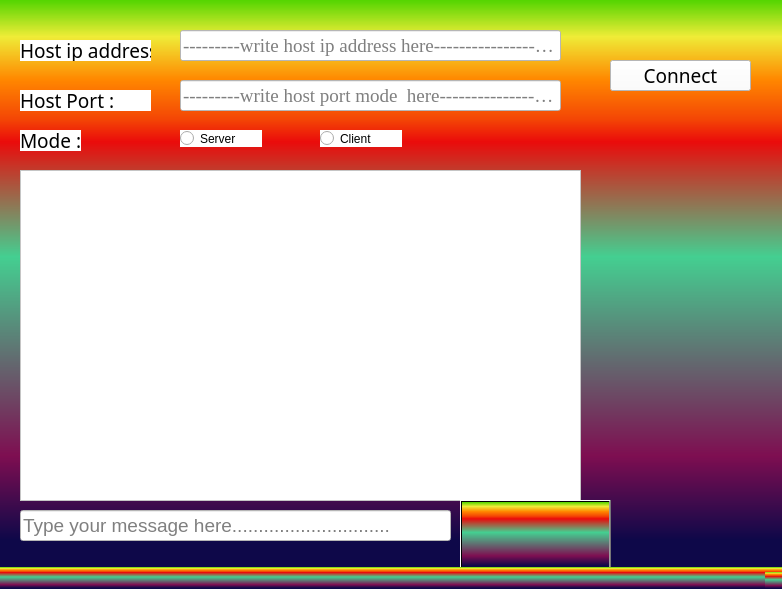
<?xml version="1.0" encoding="UTF-8"?>
<ui version="4.0">
 <class>MainWindow</class>
 <widget class="QMainWindow" name="MainWindow">
  <property name="geometry">
   <rect>
    <x>0</x>
    <y>0</y>
    <width>782</width>
    <height>589</height>
   </rect>
  </property>
  <property name="windowTitle">
   <string>Chatroom</string>
  </property>
  <property name="styleSheet">
   <string notr="true">background:qlineargradient(spread:pad, x1:0, y1:1, x2:0, y2:0, stop:0.05 rgba(14, 8, 73, 255), stop:0.19774 rgba(126, 14, 81, 255), stop:0.548023 rgba(68, 207, 145, 255), stop:0.75 rgba(234, 11, 11, 255), stop:0.79 rgba(244, 70, 5, 255), stop:0.86 rgba(255, 136, 0, 255), stop:0.935 rgba(239, 236, 55, 255), stop:1 rgba(82, 213, 0, 255))</string>
  </property>
  <widget class="QWidget" name="centralwidget">
   <widget class="QPlainTextEdit" name="messagearea">
    <property name="geometry">
     <rect>
      <x>20</x>
      <y>170</y>
      <width>561</width>
      <height>331</height>
     </rect>
    </property>
    <property name="styleSheet">
     <string notr="true">background-color: rgb(255, 255, 255);</string>
    </property>
   </widget>
   <widget class="QLineEdit" name="messagetxt">
    <property name="geometry">
     <rect>
      <x>20</x>
      <y>510</y>
      <width>431</width>
      <height>31</height>
     </rect>
    </property>
    <property name="font">
     <font>
      <pointsize>14</pointsize>
     </font>
    </property>
    <property name="styleSheet">
     <string notr="true">background-color: rgb(255, 255, 255);</string>
    </property>
    <property name="placeholderText">
     <string>Type your message here..............................</string>
    </property>
   </widget>
   <widget class="QPushButton" name="connectbtn">
    <property name="geometry">
     <rect>
      <x>610</x>
      <y>60</y>
      <width>141</width>
      <height>31</height>
     </rect>
    </property>
    <property name="font">
     <font>
      <family>Modern No. 20</family>
      <pointsize>14</pointsize>
     </font>
    </property>
    <property name="styleSheet">
     <string notr="true">background-color: rgb(255, 255, 255);</string>
    </property>
    <property name="text">
     <string>Connect</string>
    </property>
    <property name="checkable">
     <bool>false</bool>
    </property>
   </widget>
   <widget class="QLabel" name="connectlbl">
    <property name="geometry">
     <rect>
      <x>20</x>
      <y>40</y>
      <width>131</width>
      <height>21</height>
     </rect>
    </property>
    <property name="font">
     <font>
      <family>Modern No. 20</family>
      <pointsize>14</pointsize>
     </font>
    </property>
    <property name="styleSheet">
     <string notr="true">background-color: rgb(255, 255, 255);</string>
    </property>
    <property name="frameShape">
     <enum>QFrame::NoFrame</enum>
    </property>
    <property name="text">
     <string>Host ip address :</string>
    </property>
   </widget>
   <widget class="QLineEdit" name="connecttxt">
    <property name="geometry">
     <rect>
      <x>180</x>
      <y>30</y>
      <width>381</width>
      <height>31</height>
     </rect>
    </property>
    <property name="font">
     <font>
      <family>Times New Roman</family>
      <pointsize>14</pointsize>
     </font>
    </property>
    <property name="styleSheet">
     <string notr="true">background-color: rgb(255, 255, 255);</string>
    </property>
    <property name="placeholderText">
     <string>---------write host ip address here---------------------</string>
    </property>
   </widget>
   <widget class="QPushButton" name="sendbtn">
    <property name="geometry">
     <rect>
      <x>460</x>
      <y>500</y>
      <width>151</width>
      <height>71</height>
     </rect>
    </property>
    <property name="font">
     <font>
      <family>Modern No. 20</family>
      <pointsize>14</pointsize>
     </font>
    </property>
    <property name="styleSheet">
     <string notr="true">background:qlineargradient(spread:pad, x1:0, y1:1, x2:0, y2:0, stop:0.05 rgba(14, 8, 73, 255), stop:0.19774 rgba(126, 14, 81, 255), stop:0.548023 rgba(68, 207, 145, 255), stop:0.75 rgba(234, 11, 11, 255), stop:0.79 rgba(244, 70, 5, 255), stop:0.86 rgba(255, 136, 0, 255), stop:0.935 rgba(239, 236, 55, 255), stop:1 rgba(82, 213, 0, 255))</string>
    </property>
    <property name="text">
     <string/>
    </property>
    <property name="icon">
     <iconset theme="de"/>
    </property>
    <property name="iconSize">
     <size>
      <width>100</width>
      <height>100</height>
     </size>
    </property>
    <property name="shortcut">
     <string>Return</string>
    </property>
   </widget>
   <widget class="QLabel" name="modelbl">
    <property name="geometry">
     <rect>
      <x>20</x>
      <y>130</y>
      <width>61</width>
      <height>21</height>
     </rect>
    </property>
    <property name="font">
     <font>
      <family>Modern No. 20</family>
      <pointsize>14</pointsize>
     </font>
    </property>
    <property name="styleSheet">
     <string notr="true">background-color: rgb(255, 255, 255);</string>
    </property>
    <property name="frameShape">
     <enum>QFrame::NoFrame</enum>
    </property>
    <property name="text">
     <string>Mode :</string>
    </property>
   </widget>
   <widget class="QRadioButton" name="modeserver">
    <property name="geometry">
     <rect>
      <x>180</x>
      <y>130</y>
      <width>82</width>
      <height>17</height>
     </rect>
    </property>
    <property name="styleSheet">
     <string notr="true">background:rgb(255, 255, 255)</string>
    </property>
    <property name="text">
     <string>Server</string>
    </property>
   </widget>
   <widget class="QRadioButton" name="modeclient">
    <property name="geometry">
     <rect>
      <x>320</x>
      <y>130</y>
      <width>82</width>
      <height>17</height>
     </rect>
    </property>
    <property name="styleSheet">
     <string notr="true">background:rgb(255, 255, 255)</string>
    </property>
    <property name="text">
     <string>Client</string>
    </property>
   </widget>
   <widget class="QLineEdit" name="connecttxt_2">
    <property name="geometry">
     <rect>
      <x>180</x>
      <y>80</y>
      <width>381</width>
      <height>31</height>
     </rect>
    </property>
    <property name="font">
     <font>
      <family>Times New Roman</family>
      <pointsize>14</pointsize>
     </font>
    </property>
    <property name="styleSheet">
     <string notr="true">background-color: rgb(255, 255, 255);</string>
    </property>
    <property name="placeholderText">
     <string>---------write host port mode  here---------------------</string>
    </property>
   </widget>
   <widget class="QLabel" name="connectlbl_2">
    <property name="geometry">
     <rect>
      <x>20</x>
      <y>90</y>
      <width>131</width>
      <height>21</height>
     </rect>
    </property>
    <property name="font">
     <font>
      <family>Modern No. 20</family>
      <pointsize>14</pointsize>
     </font>
    </property>
    <property name="styleSheet">
     <string notr="true">background-color: rgb(255, 255, 255);</string>
    </property>
    <property name="frameShape">
     <enum>QFrame::NoFrame</enum>
    </property>
    <property name="text">
     <string>Host Port :</string>
    </property>
   </widget>
  </widget>
  <widget class="QStatusBar" name="statusbar"/>
 </widget>
 <resources/>
 <connections/>
</ui>
